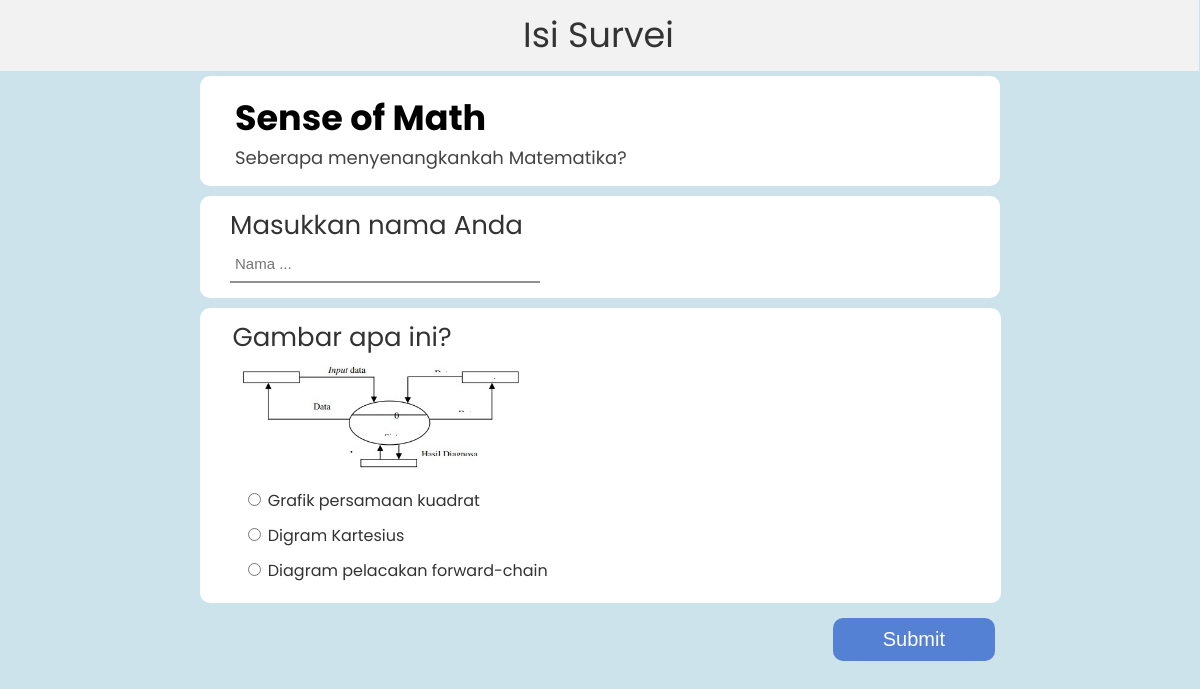
Screenshot of /fill.php?id=63 with the database file from the repository.
### tables this page shows
CREATE TABLE `surveys` (
  `id` int(11) NOT NULL AUTO_INCREMENT,
  `user_id` int(11) DEFAULT NULL,
  `title` varchar(100) DEFAULT NULL,
  `description` varchar(500) DEFAULT NULL,
  PRIMARY KEY (`id`),
  KEY `user_id` (`user_id`),
  CONSTRAINT `surveys_ibfk_1` FOREIGN KEY (`user_id`) REFERENCES `users` (`id`)
);

CREATE TABLE `questions` (
  `id` int(11) NOT NULL AUTO_INCREMENT,
  `survey_id` int(11) DEFAULT NULL,
  `question` varchar(500) DEFAULT NULL,
  `answer_type` varchar(100) DEFAULT NULL,
  `image` varchar(100) DEFAULT NULL,
  PRIMARY KEY (`id`),
  KEY `questions_ibfk_1` (`survey_id`),
  CONSTRAINT `questions_ibfk_1` FOREIGN KEY (`survey_id`) REFERENCES `surveys` (`id`) ON DELETE CASCADE
);

CREATE TABLE `answer_options` (
  `id` int(11) NOT NULL AUTO_INCREMENT,
  `question_id` int(11) DEFAULT NULL,
  `option` varchar(100) DEFAULT NULL,
  PRIMARY KEY (`id`),
  KEY `answer_options_ibfk_1` (`question_id`),
  CONSTRAINT `answer_options_ibfk_1` FOREIGN KEY (`question_id`) REFERENCES `questions` (`id`) ON DELETE CASCADE
);

### functions.php (called while the page is built, shortened)
<?php
$conn = mysqli_connect("localhost", "root", "", "survei_db");
function query($query) {
    global $conn;
    $result = mysqli_query($conn, $query);
    $rows = [];
    while ($row = mysqli_fetch_assoc($result)) {
        $rows[] = $row;
    }
    return $rows;
}
?>

### fill.php (the view, shortened to what this page needs)
<?php
require "functions.php";
$surveyId = $_GET["id"];
$survey = query("SELECT * FROM surveys WHERE id = $surveyId")[0];
$questions = query("SELECT * FROM questions WHERE survey_id = $surveyId");
$answersCount = 0;
$optionsCount = 0;
$optionsCountId = 0;
?>
<!DOCTYPE html>
<html lang="en">
<head>
    <link rel="stylesheet" type="text/css" href="style.css">
</head>
<body>
    <div class="header">
        <a class="header-judul">Isi Survei</a>
    </div>
    <form action="" method="post">
        <div class="kontainer-title">
            <a class="teks-judulfill"><?= $survey["title"]; ?></a> <br>
            <a class="teks-deskfill"><?= $survey["description"]; ?></a>
        </div>
        <div class="kontainer-masukkannama">
            <a class="teks-nama">Masukkan nama Anda</a> <br>
            <input type="text" name="username" class="input-nama" placeholder="Nama ..." required>
        </div>
            <?php foreach ($questions as $row): ?>
                <div class="kontainer-surveijawab">
                <a class="teks-nama"><?= $row["question"]; ?></a> <br>
                <?php
                    if ($row["image"] != "") {
                ?>
                        <div>
                            <img src="img/<?= $row["image"]; ?>" alt="" width="300">
                        </div>
                <?php
                    }
                ?>
                <?php
                    $answersCount++;
                    $optionsCount++;
                    $questionId = $row["id"];
                    $shortAnswers = query("SELECT * FROM answer_short WHERE question_id = $questionId");
                    $optionAnswers = query("SELECT * FROM answer_options WHERE question_id = $questionId");
                    if (count($shortAnswers) != 0) {
                ?>
                        <input type="text" name="answer<?= $answersCount; ?>" class="input-nama" placeholder="Jawaban ...">
                        </div>
                <?php
                    }
                    else if (count($optionAnswers) != 0) {
                        foreach ($optionAnswers as $x) {
                ?>
                            <input type="radio" name="option<?= $optionsCount; ?>" id ="option<?= $optionsCountId; ?>" class="answer-choice-button" value="<?= $x["option"]; ?>">
                            <label for="option<?= $optionsCountId; ?>" class="teks-pilihan"><?= $x["option"]; ?></label>
                            <br>
                <?php
                            $optionsCountId++;
                        }
                    }
                ?>
            <?php endforeach; ?>
            </div>
        <div class="kontainer-send">
            <input type="submit" class="btn-basic" name="submit" value="Submit">
        </div>
    </form>
</body>
</html>

### style.css (style rules this page uses)
body { background-color: #cce3ec; font-family: 'Poppins', sans-serif; }
.header { background-color: #f2f2f2; padding: 10px; margin-top: -10px; margin-left: -10px; margin-right: -7px; text-align: center; margin-bottom: 5px; }
.header-judul { font-size: 35px; color: #333; }
.btn-basic { padding: 10px 50px; font-size: 20px; border: 0px; border-radius: 10px; background-color:rgb(84, 129, 212); color: #fff; text-align: center; cursor: pointer; text-decoration: none; }
.kontainer-send { width: 790px; margin: auto; padding: 5px; text-align: right; }
.answer-choice-button { margin-top: 15px; margin-left: 15px; margin-bottom: 5px; }
.kontainer-title { width: 760px; margin: auto; background-color: #ffffff; padding-block: 15px; padding-inline: 20px; border-radius: 10px; margin-bottom: 10px; }
.teks-judulfill { font-size: 35px; font-weight: bold; padding-inline: 15px; }
.teks-deskfill { font-size: 18px; color:#444; padding-inline: 15px; }
.kontainer-masukkannama { width: 740px; margin: auto; margin-bottom: 10px; padding-block: 10px; padding-inline: 30px; border-radius: 10px; background-color: #ffffff; }
.teks-nama { font-size: 26px; color: #333; }
.input-nama { border: 0px; color: #353535; font-size: 15px; padding: 3px 5px; margin-bottom: 5px; height: 30px; width: 300px; border-bottom: 2px solid rgb(145, 145, 145); }
.kontainer-surveijawab { width: 735px; margin: auto; padding-top: 10px; padding-bottom: 20px; padding-inline: 33px; background-color: #ffffff; border-radius: 10px; margin-bottom: 10px; }
.teks-pilihan { color: #333; }

### rows the page displays
surveys: title "Sense of Math", description "Seberapa menyenangkankah Matematika?"
questions: question "Gambar apa ini?", image (picture)
answer_options: option "Grafik persamaan kuadrat"
answer_options: option "Digram Kartesius"
answer_options: option "Diagram pelacakan forward-chain"
